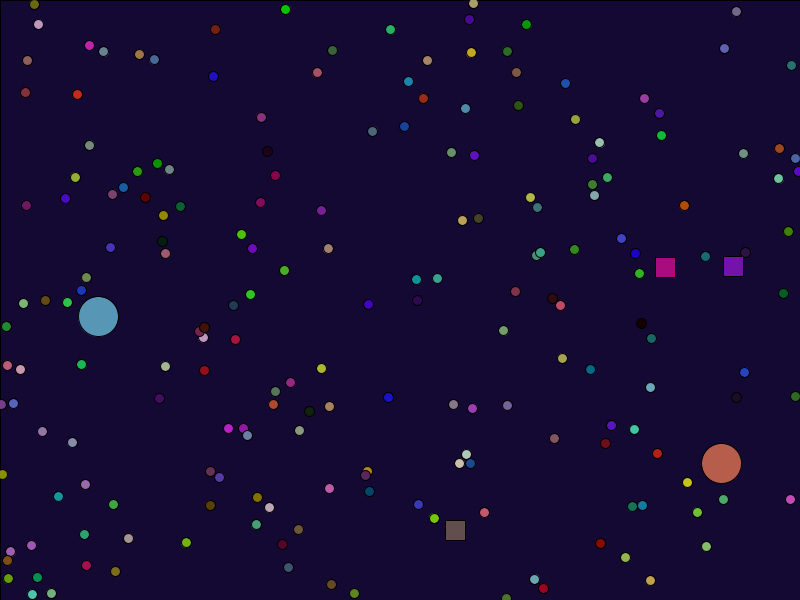
Frame 1 (no input)
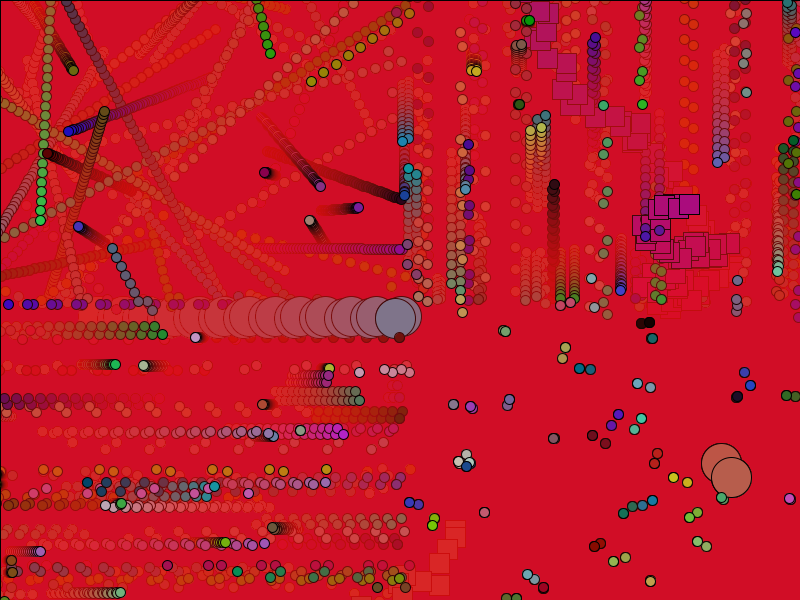
Frame 60 (the mouse pressed at the canvas centre just before this capture)
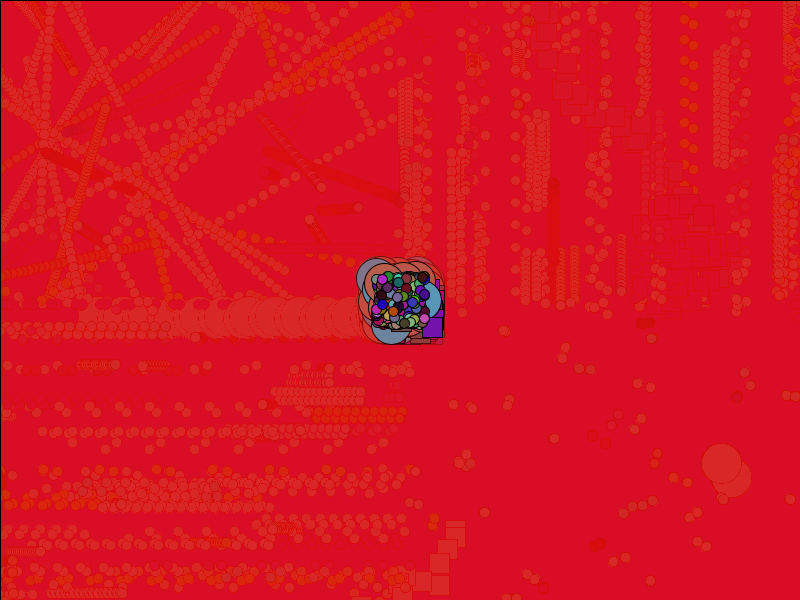
Frame 120 (the mouse held since frame 60 and released just before this capture)

The Processing sketch that drew these frames (run headless with seeded random() and noise(); from frame 60 on, the mouse is pressed at the canvas centre):

// Processing sketch: Space
// ── Space.pde
//Declare your variables here
// so try declaring one Particle first, then instantiate it in setup, and use move and show in draw()
Normal[] lotsOfNormal = new Normal[200];
int oddball = (int)(Math.random()*40+20);
void setup() {
	size(800, 600);
  background(#0B0834);
  for(int i = 0; i<200; i++) {
    if (i%100 == 0)
      lotsOfNormal[i] = new Jumbo((Math.random()*800), (Math.random()*600), (Math.random()*50-25), (Math.random()*360), (int)(Math.random()*200), (int)(Math.random()*200), (int)(Math.random()*200)); 
    else if(i%oddball == 0)
      lotsOfNormal[i] = new Oddball((Math.random()*800), (Math.random()*600), (Math.random()*6-3)*5, (Math.random()*360), (int)(Math.random()*200), (int)(Math.random()*200), (int)(Math.random()*200));
     else
      lotsOfNormal[i] = new Normal((Math.random()*800), (Math.random()*600), (Math.random()*30-15), (Math.random()*360), (int)(Math.random()*200), (int)(Math.random()*200), (int)(Math.random()*200)); 
   }
} //end of setup
 

void draw() {
	fill(#E51010, 10);
   rect(0,0,width, height);
  for(int i = 0; i<200; i++) {
    lotsOfNormal[i].show(); 
  }
  for(int i = 0; i<200; i++) {
    lotsOfNormal[i].move(); 
  }
  
} //end of draw

// ── Jumbo.pde
public class Jumbo extends Normal {
  public Jumbo (double x, double y, double speed, double turn, int r, int g, int b) {
    super(x, y, speed, turn, r, g, b);

  
  }
  @Override
  void show() {
    pushMatrix();
    translate((float)x_pos, (float)y_pos);
    fill(r, g, b);
    ellipse(0, 0, 40, 40);
    popMatrix();
  }
}

// ── Normal.pde
class Normal {
  double x_pos, y_pos, velocity, angle;
  int r, g, b;
  int xdirection = 1;
  int ydirection = 1;
  public Normal(double x, double y, double speed, double turn, int r, int g, int b) {
    x_pos = x;
    y_pos = y;
    this.r = r;
    this.g = g;
    this.b = b;
    velocity = speed;
    angle = turn;
  }

  void show() {
    pushMatrix();
    translate((float)x_pos, (float)y_pos);
    fill(r, g, b);
    ellipse(0, 0, 10, 10);
    popMatrix();
  }

  void move() {
    if (x_pos > 400 || x_pos<-400)
      xdirection = xdirection*-1;
    if (y_pos > 300 || y_pos<-300)
      ydirection = ydirection*-1;
    if (!mousePressed) {
      x_pos = (x_pos + Math.cos(angle)*velocity)*xdirection;
      y_pos = (y_pos + Math.sin(angle)*velocity)*ydirection;
    } else {
      x_pos = mouseX -(int)(Math.random()*50-25); 
      y_pos = mouseY -(int)(Math.random()*50-25);
    }
  }
}

// ── Oddball.pde

public class Oddball extends Normal {
  public Oddball (double x, double y, double speed, double turn, int r, int g, int b) {
    super(x, y, speed, turn, r, g, b);

  
  }
  @Override
  void show() {
    pushMatrix();
    translate((float)x_pos, (float)y_pos);
    fill(r, g, b);
    rect(0, 0, 20, 20);
    popMatrix();
  }
  @Override
  void move() {
    if (x_pos > 800 || x_pos<-800)
      xdirection = xdirection*-1;
    if (y_pos > 600 || y_pos<-600)
      ydirection = ydirection*-1;
    if (!mousePressed) {
      x_pos = (x_pos + Math.cos(angle)*velocity)*xdirection+(Math.random()*30-15);
      y_pos = (y_pos + Math.sin(angle)*velocity)*ydirection+(Math.random()*30-15);
    } else {
      x_pos = mouseX -(int)(Math.random()*50-25); 
      y_pos = mouseY -(int)(Math.random()*50-25);
    }
  }
  
}
